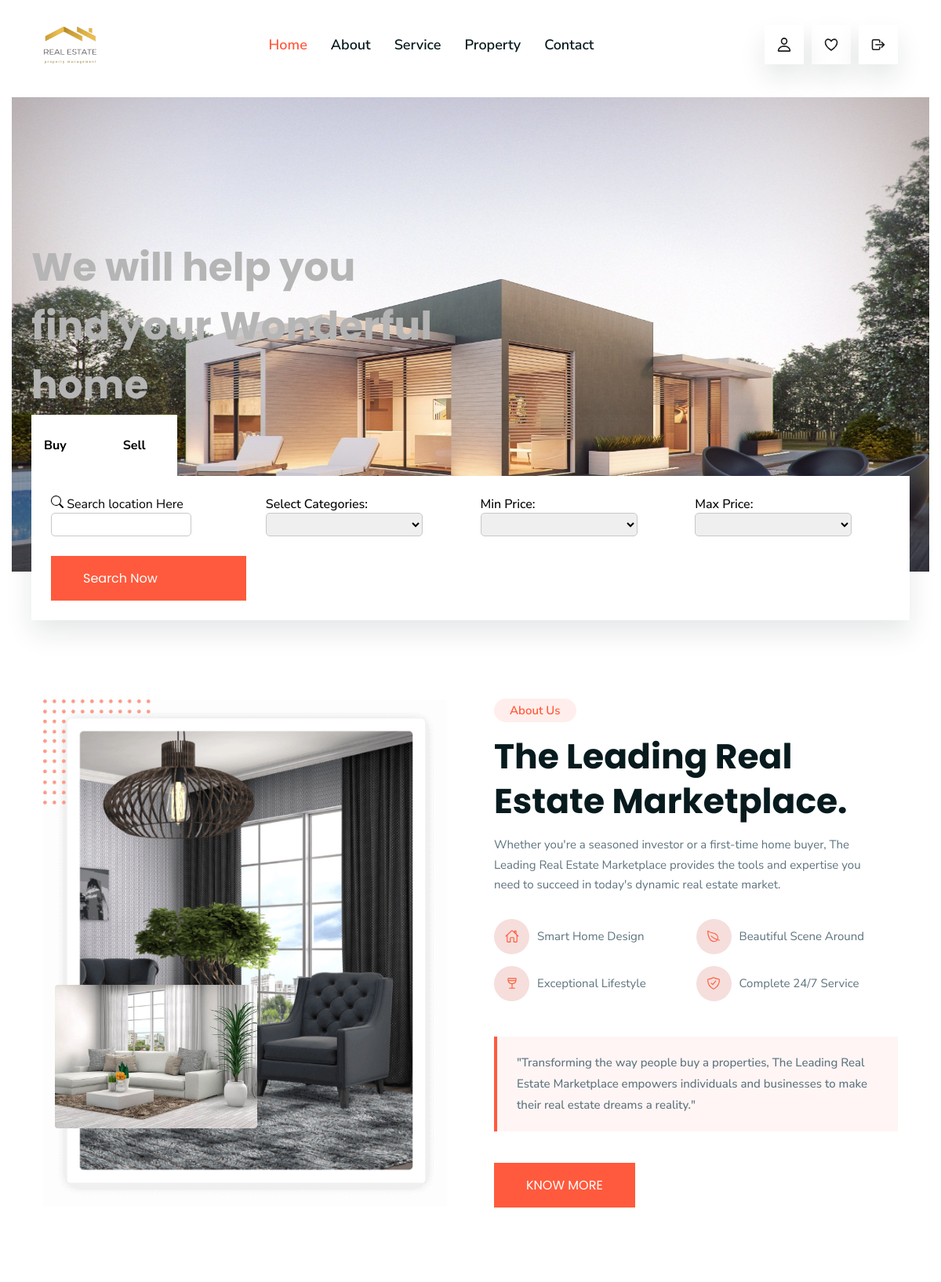
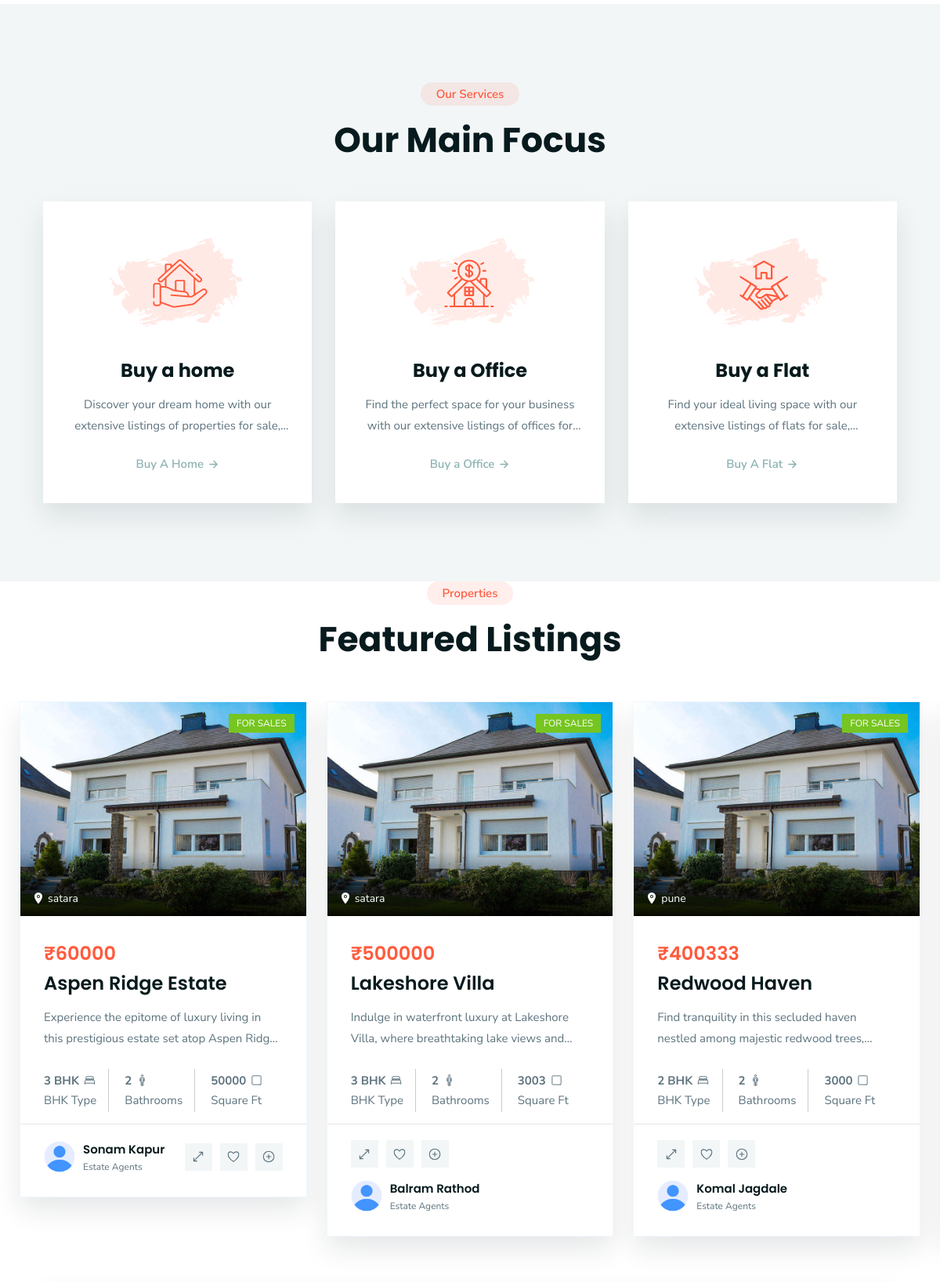
/afterUsersLogin/indexLoginUser.php (signed in, upper part), run on the app's committed database (2 pictures, top to bottom).
### tables this page shows
CREATE TABLE `property` (
  `srno` int(10) NOT NULL,
  `sellername` varchar(30) NOT NULL,
  `userid` int(10) NOT NULL,
  `city` varchar(20) NOT NULL,
  `ptype` varchar(20) NOT NULL,
  `pname` varchar(50) NOT NULL,
  `plocation` varchar(50) NOT NULL,
  `sqft` float NOT NULL,
  `bhk` varchar(20) NOT NULL,
  `age` varchar(20) NOT NULL,
  `furnishing` varchar(20) NOT NULL,
  `floor` varchar(50) NOT NULL,
  `tfloor` int(50) NOT NULL,
  `pdescribe` text NOT NULL,
  `prise` int(11) NOT NULL,
  `available` date NOT NULL,
  `img` varchar(250) NOT NULL,
  `addedon` timestamp NOT NULL DEFAULT current_timestamp()
);

### afterUsersLogin/indexLoginUser.php (the view, shortened to what this page needs)
<!DOCTYPE html>
<html lang="en">
<?php
include '../_dbconnect.php';
?>
<head>
  <link rel="stylesheet" href="../assets/css/style.css">
</head>
<body>
  <header class="header" data-header>
    <div class="header-bottom">
      <div class="container">
        <a href="#" class="logo">
          <img src="../assets/images/cLogo.png" width="70px" height="50px" alt="Homeverse logo">
        </a>
        <nav class="navbar" data-navbar>
          <div class="navbar-bottom">
            <ul class="navbar-list">
              <li>
                <a href="../afterUsersLogin/indexLoginUser.php" class="navbar-link active" data-nav-link
                  style="color: var(--orange-soda);">Home</a>
              </li>
              <li>
                <a href="../afterUsersLogin/about.php" class="navbar-link" data-nav-link>About</a>
              </li>
              <li>
                <a href="../afterUsersLogin/services.php" class="navbar-link" data-nav-link>Service</a>
              </li>
              <li>
                <a href="../afterUsersLogin/properties.php" class="navbar-link" data-nav-link>Property</a>
              </li>
              <li>
                <a href="../afterUsersLogin/contact.php" class="navbar-link" data-nav-link>Contact</a>
              </li>
            </ul>
          </div>
        </nav>
        <div class="header-bottom-actions">
          <div class="dropdown">
            <button class="header-bottom-actions-btn" aria-label="Profile">
              <ion-icon name="person-outline"></ion-icon>
            </button>
          </div>
          <button class="header-bottom-actions-btn" id="fevButton" aria-label="Cart">
            <a href="showFev.php">
              <ion-icon name="heart-outline"></ion-icon>
            </a>
          </button>
          <button class="header-bottom-actions-btn" aria-label="Logout" onclick="location.href='../_logout.php';">
            <ion-icon name="log-out-outline"></ion-icon>
          </button>
        </div>
      </div>
    </div>
  </header>
  <main>
    <article>
      <section class="section hero" aria-label="hero">
        <div class="container">
          <div class="hero-bg">
            <div class="hero-content">
              <h1 class="h1 hero-title">
                We will help you find your <span class="span">Wonderful</span> home
              </h1>
            </div>
          </div>
          <div class="hero-form-wrapper">
            <div class="form-tab" style="justify-content: center;">
              <button class="" style="justify-content: center;"><b>Buy</b></button>
              <button class="tab-btn" data-tab-btn></button>
              <button class="tab-btn" style="justify-content: center;" data-tab-btn
                data-modal="#login-modal"><b>Sell</b></button>
            </div>
            <form class="hero-form" action="search.php" method="get">
              <div class="input-wrapper">
                <label for="exampleInputEmail1" class="form-label"> Search location Here</label>
                <input type="search" name="search" class="form-control" id="searchBar" aria-describedby="search"
                  style="height: 30px; border-radius: 5px; border: 1px solid rgb(200, 200, 200);;">
              </div>
              <div class="input-wrapper">
                <label for="category" class="input-label">Select Categories:</label>
                <select class="form-select" aria-label="Default select example"
                  style="height: 30px; width: 200px; border-radius: 5px; border: 1px solid rgb(200, 200, 200);;">
                  <option selected></option>
                  <option value="1">Appartment</option>
                </select>
              </div>
              <div class="input-wrapper">
                <label for="category" class="input-label">Min Price:</label>
                <select class="form-select" aria-label="Default select example"
                  style="height: 30px; width: 200px; border-radius: 5px; border: 1px solid rgb(200, 200, 200);">
                  <option selected></option>
                  <option value="1">10000</option>
                </select>
              </div>
              <div class="input-wrapper">
                <label for="category" class="input-label">Max Price:</label>
                <select class="form-select" aria-label="Default select example"
                  style="height: 30px; width: 200px; border-radius: 5px; border: 1px solid rgb(200, 200, 200);;">
                  <option selected></option>
                  <option value="1">10000</option>
                </select>
              </div>
              <button type="submit" class="btn btn-primary">Search now</button>
            </form>
          </div>
        </div>
      </section>
      <section class="about" id="about">
        <div class="container">
          <figure class="about-banner">
            <img src="../assets/images/about-banner-1.png" alt="House interior">
            <img src="../assets/images/about-banner-2.jpg" alt="House interior" class="abs-img">
          </figure>
          <div class="about-content">
            <p class="section-subtitle">About Us</p>
            <h2 class="h2 section-title">The Leading Real Estate Marketplace.</h2>
            <p class="about-text">
              Whether you're a seasoned investor or a first-time home buyer, The Leading Real Estate Marketplace
              provides the tools and expertise you need to succeed in today's dynamic real estate market.
            </p>
            <ul class="about-list">
              <li class="about-item">
                <div class="about-item-icon">
                  <ion-icon name="home-outline"></ion-icon>
                </div>
                <p class="about-item-text">Smart Home Design</p>
              </li>
              <li class="about-item">
                <div class="about-item-icon">
                  <ion-icon name="leaf-outline"></ion-icon>
                </div>
                <p class="about-item-text">Beautiful Scene Around</p>
              </li>
              <li class="about-item">
                <div class="about-item-icon">
                  <ion-icon name="wine-outline"></ion-icon>
                </div>
                <p class="about-item-text">Exceptional Lifestyle</p>
              </li>
              <li class="about-item">
                <div class="about-item-icon">
                  <ion-icon name="shield-checkmark-outline"></ion-icon>
                </div>
                <p class="about-item-text">Complete 24/7 Service</p>
              </li>
            </ul>
            <p class="callout">
              "Transforming the way people buy a properties, The Leading Real Estate Marketplace empowers
              individuals and businesses to make their real estate dreams a reality."
            </p>
            <a href="about.php" class="btn">Know More</a>
          </div>
        </div>
      </section>
      <section class="service" id="service">
        <div class="container">
          <p class="section-subtitle">Our Services</p>
          <h2 class="h2 section-title">Our Main Focus</h2>
          <ul class="service-list">
            <li>
              <div class="service-card">
                <div class="card-icon">
                  <img src="../assets/images/service-1.png" alt="Service icon">
                </div>
                <h3 class="h3 card-title">
                  <a href="services.php">Buy a home</a>
                </h3>
                <p class="card-text">
                  Discover your dream home with our extensive listings of properties for sale, featuring a range of
                  styles and locations to fit any budget or preference.
                </p>
                <a href="services.php" class="card-link">
                  <span>Buy A Home</span>
                  <ion-icon name="arrow-forward-outline"></ion-icon>
                </a>
              </div>
            </li>
            <li>
              <div class="service-card">
                <div class="card-icon">
                  <img src="../assets/images/service-2.png" alt="Service icon">
                </div>
                <h3 class="h3 card-title">
                  <a href="services.php">Buy a Office</a>
                </h3>
                <p class="card-text">
                  Find the perfect space for your business with our extensive listings of offices for sale, featuring a
                  range of sizes and locations to fit any industry or budget.
                </p>
                <a href="services.php" class="card-link">
                  <span>Buy a Office</span>
                  <ion-icon name="arrow-forward-outline"></ion-icon>
                </a>
              </div>
            </li>
            <li>
              <div class="service-card">
                <div class="card-icon">
                  <img src="../assets/images/service-3.png" alt="Service icon">
                </div>
                <h3 class="h3 card-title">
                  <a href="services.php">Buy a Flat</a>
                </h3>
                <p class="card-text">
                  Find your ideal living space with our extensive listings of flats for sale, featuring a range of sizes
                  and styles to fit any lifestyle or budget.
                </p>
                <a href="services.php" class="card-link">
                  <span>Buy A Flat</span>
                  <ion-icon name="arrow-forward-outline"></ion-icon>
                </a>
              </div>
            </li>
          </ul>
        </div>
      </section>
      <section class="property" id="property">
        <div class="container">
          <p class="section-subtitle">Properties</p>
          <h2 class="h2 section-title">Featured Listings</h2>
          <ul class="property-list has-scrollbar">
            <?php
            $sqlForProperties = "SELECT * FROM property ORDER BY srno DESC LIMIT 7";
            $querySqlForProperties = mysqli_query($conn, $sqlForProperties);
            while ($fatchProperty = mysqli_fetch_assoc($querySqlForProperties)) {
              $srno = $fatchProperty['srno'];
              $sellername = $fatchProperty['sellername'];
              $pname = $fatchProperty['pname'];
              $location = $fatchProperty['plocation'];
              $sqft = $fatchProperty['sqft'];
              $bhk = $fatchProperty['bhk'];
              $describep = $fatchProperty['pdescribe'];
              $price = $fatchProperty['prise'];
              echo '
            <li>
              <div class="property-card">
                <figure class="card-banner">
                  <a href="#">
                    <img src="../assets/images/property-1.jpg" alt="New Apartment Nice View" class="w-100">
                  </a>
                  <div class="card-badge green">for Sales</div>
                  <div class="banner-actions">
                    <button class="banner-actions-btn">
                      <ion-icon name="location"></ion-icon>
                      <address>' . $location . '</address>
                    </button>
                  </div>
                </figure>
                <div class="card-content">
                  <div class="card-price">
                    <strong>₹' . $price . '</strong>
                  </div>
                  <h3 class="h3 card-title">
                    <a href="bookProperty.php?srno=' . $srno . '">' . $pname . '</a>
                  </h3>
                  <p class="card-text" id="description">
                    ' . $describep . '
                  </p>
                  <ul class="card-list">
                    <li class="card-item">
                      <strong>' . $bhk . '</strong>
                      <ion-icon name="bed-outline"></ion-icon>
                      <span>BHK Type</span>
                    </li>
                    <li class="card-item">
                      <strong>2</strong>
                      <ion-icon name="man-outline"></ion-icon>
                      <span>Bathrooms</span>
                    </li>
                    <li class="card-item">
                      <strong>' . $sqft . '</strong>
                      <ion-icon name="square-outline"></ion-icon>
                      <span>Square Ft</span>
                    </li>
                  </ul>
                </div>
                <div class="card-footer">
                  <div class="card-author">
                    <figure class="author-avatar">
                      <img src="../assets/images/user1.png" alt="William Seklo" class="w-100">
                    </figure>
                    <div>
                      <p class="author-name">
                        <a href="#">' . $sellername . '</a>
                      </p>
                      <p class="author-title">Estate Agents</p>
                    </div>
                  </div>
                  <div class="card-footer-actions">
                    <button class="card-footer-actions-btn">
                      <ion-icon name="resize-outline"></ion-icon>
                    </button>
                    <a href="addFev.php?srno=' . $srno . '">
                    <button class="card-footer-actions-btn">
                      <ion-icon name="heart-outline"></ion-icon>
                    </button>
                    </a>
                    <button class="card-footer-actions-btn">
                      <ion-icon name="add-circle-outline"></ion-icon>
                    </button>
                  </div>
                </div>
              </div>
            </li>
            ';
            }
            ?>
          </ul>
        </div>
      </section>
    </article>
  </main>
</body>
</html>

### afterUsersLogin/indexLoginUser.php (style rules this page uses)
.dropdown { position: relative; }
.card-text { overflow: hidden; text-overflow: ellipsis; display: -webkit-box; -webkit-line-clamp: 2; -webkit-box-orient: vertical; }

### data on the page
property: plocation "satara", prise "60000", pname "Aspen Ridge Estate", pdescribe "Experience the epitome of luxury living in this prestigious estate set atop Aspen…", bhk "3 BHK", sqft "50000", sellername "Sonam Kapur"
property: plocation "satara", prise "500000", pname "Lakeshore Villa", pdescribe "Indulge in waterfront luxury at Lakeshore Villa, where breathtaking lake views…", bhk "3 BHK", sqft "3003", sellername "Balram Rathod"
property: plocation "pune", prise "400333", pname "Redwood Haven", pdescribe "Find tranquility in this secluded haven nestled among majestic redwood…", bhk "2 BHK", sqft "3000", sellername "Komal Jagdale"
